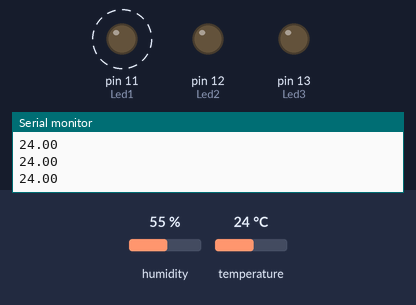
Bench run of a sketch on a simulated Arduino Uno, built with avr-gcc and run on an emulated ATmega328P. On the bench: output pins drawn as LEDs (lit = HIGH), the last lines printed to the serial monitor. Dashed ring = blinking. The inputs (shaded band) are chosen by the test bench; at power-on: temperature 24 °C, humidity 55 %.

Above: at 4.3 s.
4.4 s: temperature set to 26 °C
8.6 s: temperature set to 29 °C
At 10.7 s:
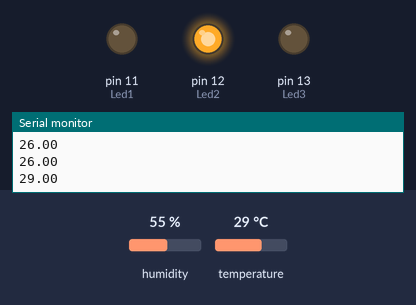
12.8 s: temperature set to 12 °C
At 15.32 s:
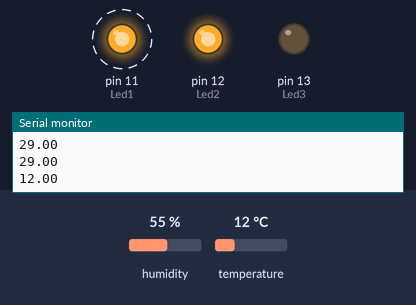
17.0 s: temperature set to 33 °C
At 19.8 s:
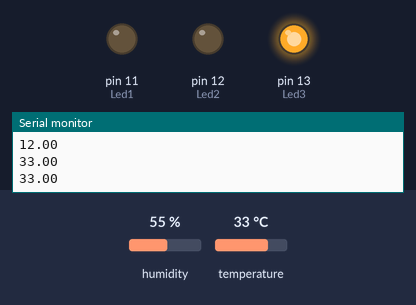
21.2 s: temperature set to 31 °C
25.4 s: temperature set to 28 °C
At 27.2 s:
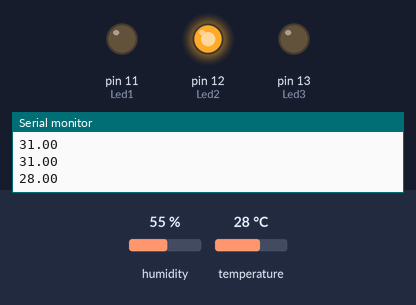
Timing chart, 0 to 28.7 s (numbered marks = the images above; inputs shaded):
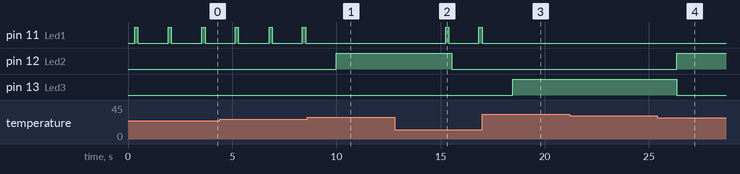

Measured:
- the behaviour switches between 27 and 28 °C on temperature (found by bisection; images 0 and 1)
- the behaviour switches between 30 and 29 °C on temperature (found by bisection; images 3 and 4)
- after the input at 8.6 s, pin 11 (Led1): stops changing and stays LOW; pin 12 (Led2): LOW → HIGH after 1.4 s
- after the input at 12.8 s, pin 11 (Led1): alternates HIGH for 0.15 s and LOW for 1.5 s, starting after 2.4 s; pin 12 (Led2): HIGH → LOW after 2.7 s
- after the input at 17.0 s, pin 11 (Led1): stops changing and stays LOW; pin 13 (Led3): LOW → HIGH after 1.5 s
- after the input at 25.4 s, pin 12 (Led2): LOW → HIGH after 0.94 s; pin 13 (Led3): HIGH → LOW after 0.94 s
- by itself, pin 11 (Led1): alternates HIGH for 0.15 s and LOW for 1.5 s

The sketch:

ejerciciotemperatura3y4.ino
```cpp
#include <DHT.h>

// Definimos el pin digital donde se conecta el sensor
#define DHTPIN 2
// Dependiendo del tipo de sensor
#define DHTTYPE DHT11

#define Led1 11
#define Led2 12
#define Led3 13
 int hot = 30;
 int cold = 28;
// Inicializamos el sensor DHT11
DHT dht(DHTPIN, DHTTYPE);

void setup() {
  // Inicializamos comunicación serie
  Serial.begin(9600);
  pinMode(Led1, OUTPUT); //green
  pinMode(Led2, OUTPUT); //yellow
  pinMode(Led3, OUTPUT); //red
  // Comenzamos el sensor DHT
  dht.begin();

}

void loop() {
    // Esperamos 5 segundos entre medidas
  delay(300);
  // Leemos la temperatura en grados centígrados (por defecto)
  float t = dht.readTemperature();


  // Comprobamos si ha habido algún error en la lectura
  if (isnan(t)) {
    Serial.println("Error obteniendo los datos del sensor DHT11");
    return;
  }

  // Calcular el índice de calor en grados centígrados
  float hic = dht.computeHeatIndex(t, false);

  //Serial.print("Temperatura: ");
  Serial.println(t);
  //Serial.print(" C ");
  //Serial.print("Índice de calor: ");
  //Serial.print(hic);
  //Serial.print("C ");
  if (t < cold) { //cold
  digitalWrite(Led1, HIGH);
  delay(150);
  digitalWrite(Led1, LOW);
  delay(150);
  digitalWrite(Led2, LOW);
  digitalWrite(Led3, LOW);
  //Serial.println(" Hace frío.");
}
  else if (t >= hot) { //hot
  digitalWrite(Led1, LOW);
  digitalWrite(Led2, LOW);
  digitalWrite(Led3, HIGH);

  //Serial.println(" Hace calor.");
}
else { //fine
  digitalWrite(Led1, LOW);
  digitalWrite(Led2, HIGH);
  digitalWrite(Led3, LOW);
  //Serial.println(" Temperatura Ambiente");
}
delay(1000);

}
```
